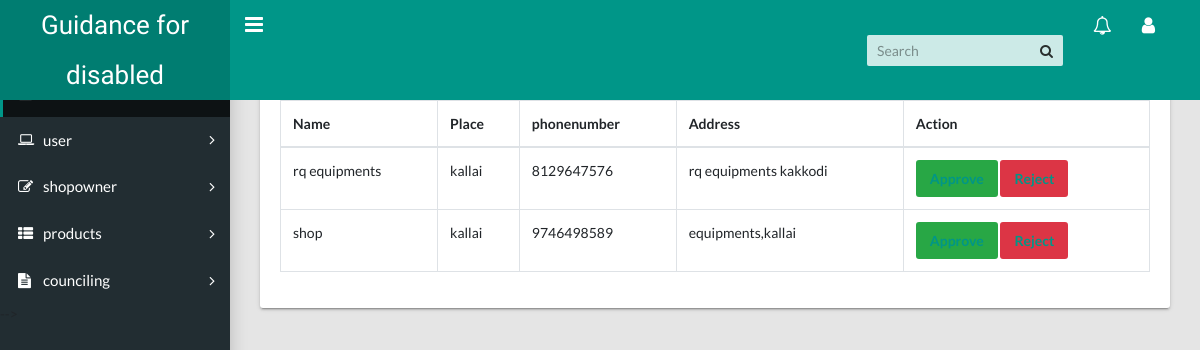
The app's page /manageshop with its own data.
### disabled/models.py (models this page shows, shortened)
class shopreg(models.Model):
    name=models.CharField(max_length=20)
    password=models.CharField(max_length=10)
    login_id=models.ForeignKey(Log,on_delete=models.CASCADE)
    address=models.CharField(max_length=500)
    place=models.CharField(max_length=20)
    phone=models.CharField(max_length=20)
    shopstatus=models.CharField(max_length=20)
    role=models.CharField(max_length=10)

### disabled/views.py (the view)
# urls.py: path("manageshop",views.admin_manageshop,name="admin_manageshop"),
def admin_manageshop(request):
    data=shopreg.objects.all()
    return render(request,'manageshop.html',{'data':data})

### disabled/templates/manageshop.html (shortened to what this page needs)
<!DOCTYPE html>
<html lang="en">
  <head>
    <link rel="stylesheet" type="text/css" href="../static/css/main.css">
    <link rel="stylesheet" type="text/css" href="https://maxcdn.bootstrapcdn.com/font-awesome/4.7.0/css/font-awesome.min.css">
  </head>
  <body class="app sidebar-mini">
    <header class="app-header"><a class="app-header__logo" href="{% url 'admin_manageshop' %}">Guidance for disabled</a>
      <a class="app-sidebar__toggle" href="#" data-toggle="sidebar" aria-label="Hide Sidebar"></a>
      <ul class="app-nav">
        <li class="app-search">
          <input class="app-search__input" type="search" placeholder="Search">
          <button class="app-search__button"><i class="fa fa-search"></i></button>
        </li>
        <li class="dropdown"><a class="app-nav__item" href="#" data-toggle="dropdown" aria-label="Show notifications"><i class="fa fa-bell-o fa-lg"></i></a>
        </li>
        <li class="dropdown"><a class="app-nav__item" href="#" data-toggle="dropdown" aria-label="Open Profile Menu"><i class="fa fa-user fa-lg"></i></a>
        </li>
      </ul>
    </header>
    <aside class="app-sidebar">
      <ul class="app-menu">
        <li><a class="app-menu__item active" href="../templates/dashboard.html"><span class="app-menu__label">Dashboard</span></a></li>
        <li class="treeview"><a class="app-menu__item" href="#" data-toggle="treeview"><i class="app-menu__icon fa fa-laptop"></i><span class="app-menu__label">user</span><i class="treeview-indicator fa fa-angle-right"></i></a>
        </li>
        <li class="treeview"><a class="app-menu__item" href="#" data-toggle="treeview"><i class="app-menu__icon fa fa-edit"></i><span class="app-menu__label">shopowner</span><i class="treeview-indicator fa fa-angle-right"></i></a>
        </li>
        <li class="treeview"><a class="app-menu__item" href="#" data-toggle="treeview"><i class="app-menu__icon fa fa-th-list"></i><span class="app-menu__label">products</span><i class="treeview-indicator fa fa-angle-right"></i></a>
        </li>
        <li class="treeview"><a class="app-menu__item" href="#" data-toggle="treeview"><i class="app-menu__icon fa fa-file-text"></i><span class="app-menu__label">counciling</span><i class="treeview-indicator fa fa-angle-right"></i></a>
        </li>
    </aside>
    <main class="app-content">
        <div class="row">
          <div class="col-md-12">
            <div class="tile">
              <div class="tile-body">
                <div class="table-responsive">
                  <table class="table table-hover table-bordered" id="sampleTable">
                    <thead>
                      <tr>
                        <th>Name</th>
                        <th>Place</th>
                        <th>phonenumber</th>
                        <th>Address</th>
                        <th>Action</th>
                      </tr>
                    </thead>
                    <tbody>
                      {% for i in data %}
                      {% if i.shopstatus == "0" %}
                      <tr>
                        <td>{{i.name}}</td>
                        <td>{{i.place}}</td>
                        <td>{{i.phone}}</td>
                        <td>{{i.address}}</td>
                        <td>
                          <button class="btn btn-success" type="button"><a href="{% url 'admin_approveshop' i.id %}">Approve</a> </button>
                          <button class="btn btn-danger" type="button"><a href="{% url 'admin_delete_shop' i.id %}">Reject</a></button>
                          </td>
                      </tr>
                      {% endif %}
                      {% endfor %}
                    </tbody>
                  </table>
                </div>
              </div>
            </div>
          </div>
        </div>
      </main>
  </body>
</html>

### records on screen
shopreg: name "rq equipments", place "kallai", phone "8129647576", address "rq equipments kakkodi"
shopreg: name "shop", place "kallai", phone "9746498589", address "equipments,kallai"
